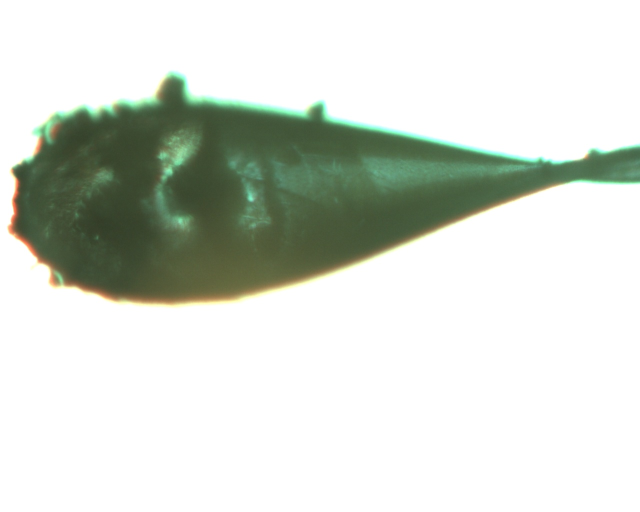
#> input picture AMX/Crystal/EPICS159.jpg, 1280 x 1024 px, given in place of T201607067.jpg, which was not available (shown at 1/2 size)
$ python spiral.py   (Python 2 division)   (older library calls are emulated)
#> lines starting #> are read from the running program, lines starting #| are printed output that depends on the picture; after the words box and inside, x2 and y2 are one past the last pixel; in counts of white or black regions, pixels touching at a corner belong together; pictures that were not available may be replaced by others from this repository, and a replacement may not be noted
### Poster/Crystals/cvlib.py
"""
BNL NSLS-2 Computer Vision Module
Author: William Watson
Date: 2016-7-14

This Module contains numerous functions designed to
help in the data manipulation of images on the Beam-lines within NSLS-2.
It Uses the numpy and cv2 libraries to construct a simple module to
make image processing and computer vision easier, faster, and more compact.
"""

# DEPENDENCIES
import cv2
import numpy as np
import sys
import time
from matplotlib import pyplot as plt
import matplotlib
from epics import caget, caput


# VERSION
__version__ = "0.5.4.1"
__opencv__ = cv2.__version__
__npversion__ = np.version.version
__sysver__ = sys.version
__matplotlibver__ = matplotlib.__version__


# GLOBAL VARS
colorMap_flag = {"autumn":0, "bone":1, "jet":2, "winter":3, "rainbow":4, "ocean":5, "summer":6, "spring":7, "cool":8, "hsv":9, "pink":10, "hot":11}
border_flag = {"constant":0, "reflect":2, "reflect101":4, "replicate":1, "default":4, "wrap":3}
EPICSTYPE = {1 : np.uint16 , 0 : np.uint8, 2:np.uint32, 3: np.uint64}
EPICSCOLOR = {0: "gray", 1: "bayer", 2: "RBG1"}

#######################################################################################

# EXPERIMENTAL SECTION - ALL NEW METHODS GO HERE FIRST FOR TESTING
#FIX FIX FIX

# METHODS KNOWN TO BE BROKEN / Need Further Looking!!!!!!!!!


# [467 lines left out: functions backgroundSubtract, enhance, watershed, drawHarrisSubPixel, depthImg, sharpen and 16 more, not called in this run]


def meanVal(img):
        """
        Returns the Mean Color (Regular Img) / Mean Intensity (Grayscale)

        Params:
	* img - image

        Returns:
	* Mean Color / Mean Image
        """
	mean = cv2.mean(img)
	if img is None:
		print "ERROR: MeanValue: Sent in None-Type Object"
		return -1
	if len(img.shape) == 3:
		return (mean[0], mean[1], mean[2])
	elif len(img.shape) == 2:
		return (mean[0])
	else:
		return mean


# [15 lines left out: function flip, not called in this run]


def mask(img, invert=False):
        """
        Finds the mask for an image

        Params:
	* img - image
	* invert - OPTIONAL - def False; if def, returns mask, if True, returns bitwise not of mask

        Returns:
	* mask
        """
	imgray = grayscale(img) #.cvtColor(img, cv2.COLOR_BGR2GRAY)
	ret, mask = cv2.threshold(imgray, 10, 255, cv2.THRESH_BINARY)
	mask_inv = cv2.bitwise_not(mask)
	if not invert:
		return mask
	else:
		return mask_inv


# [31 lines left out: functions copy, filterCnts, not called in this run]


def cntInfo(img, cnt):
        """
        Returns pertinent information regarding a contour

        Params:
	* img - image
	* cnt - contour

        Returns:
	* dictionary of cnt info
        """
	pts = extremePoints(cnt)
	roi = crop(img, pts["L"][0], pts["T"][1], pts["R"][0], pts["B"][1])
	m = minMaxLoc(roi)
	m["minLoc"] = (m["minLoc"][0] + pts["L"][0], m["minLoc"][1] + pts["T"][1])
	m["maxLoc"] = (m["maxLoc"][0] + pts["L"][0], m["maxLoc"][1] + pts["T"][1])
	cross = abs(pts["L"][0] - pts["R"][0])
	height = abs(pts["T"][1] - pts["B"][1])
	cent = centroid(cnt)
	angle = orientation(cnt)
	areaVal = area(cnt)
	per = perimeter(cnt)
	ar = aspectRatio(cnt)
	ext = extent(cnt)
	sold = solidity(cnt)
	eqD = equivalentDiameter(cnt)
	me = meanVal(grayscale(roi))
	su = sumPixel(grayscale(roi))
	d = {"sum intensity":su, "mean intensity":me, "area":areaVal, "perimeter":per, "aspect ratio":ar, "extent":ext,"solidity":sold, "equivalent diameter":eqD, "width": cross, "height" : height, "centroid" : cent, "extrema" : pts, "min":m["minLoc"], "max":m["maxLoc"], "orientation" : angle}
	return d


def sumPixel(img):
        """
        Sums all of the pixels in an image
        Best for Grayscale

        Params:
	* image

        Returns:
	* sum of pixel values
        """
        ret = cv2.sumElems(img)
        if len(img.shape) == 2:
                return ret[0]
        else:
                return (ret[0], ret[1], ret[2])


# [122 lines left out: functions poi, scalarInfo, printCntInfo, printDic, plotPOI, cntInfoMult and 2 more, not called in this run]


def minMaxLoc(img):
        """
        Returns the Max Val, Min Val, and Locations

        Params:
	* img - image

        Returns:
	* (minVal, maxVal, minLoc, maxLoc) in dicitonary format
        """
	maskVar = mask(img)
	pt = cv2.minMaxLoc(grayscale(img), maskVar)
	d = {"minVal": pt[0], "maxVal":pt[1], "minLoc":pt[2], "maxLoc":pt[3]}
	return d


# [140 lines left out: functions findMax, findMin, add, addWeight, bitAnd, bitOr and 3 more, not called in this run]


def crop(img, x0, y0, x1, y1):
        """
        Image Crop: Returns a Crop Img
        Can be Used for ROI

        Params:
	* img - image
	* x0 - X Position (start)
	* y0 - Y Position (start)
	* x1 - X End Position
	* y1 - Y End Position

        Returns:
	* imgROI - from [y:y+h, x:x+w]
        """
	crop = img[y0:y1, x0:x1]
	return crop


# [68 lines left out: functions cropPt, roi, cropCnt, hsv, not called in this run]


def grayscale(img):
        """
        Returns a grayscale version of img

        Params:
	* img - image

        Returns:
	* Grayscale image
        """
	if img is None:
		print "Img is None"
		sys.exit()
	if len(img.shape) > 2:
		return cv2.cvtColor(img, cv2.COLOR_BGR2GRAY)
	else:
		return img


# [14 lines left out: function cvtColor, not called in this run]


def applyColorMap(img, flag):
        """
        Apply a Color map to an img

        Params:
	* img - image
	* flag - string flag or corresponding int found in getColorMapFlags()

        Returns:
	* img in color map
        """
	if isinstance(flag, basestring):
		flag = flag.lower()
		gray = grayscale(img)
		res = cv2.applyColorMap(gray, colorMap_flag[flag])
		return res
	else:
		gray = grayscale(img)
		return cv2.applyColorMap(gray, flag)


# [129 lines left out: functions applyJET, applyHSV, getColorMapFlags, bgr2hsv, colorFlags, trackObject and 2 more, not called in this run]


def centroid(cnt):
        """
        Returns the centroid to a given contour

        Params:
	* cnt - contour

        Returns:
	* (cx, cy) -> Pixel Position of the Centroid
        """
	M = cv2.moments(cnt)
	cx = int(M['m10']/M['m00'])
	cy = int(M['m01']/M['m00'])
	return (cx, cy)


# [14 lines left out: function centroidFloat, not called in this run]


def plotCentroid(img, cnt, radius = 3, color=(255, 255, 0)):
        """
        Plots a centroid onto an image from a given contour

        Params:
	* cnt - contour
	* img - image to modify
	* color - OPTIONAL - specify color of centroid cross

        Returns:
        * Centroid Pixel Coord
        """
	cx, cy = centroid(cnt)
	drawCircle(img, (cx, cy), radius = radius, color = color)
	return (cx, cy)


def sort(contours):
        """
        Sorts a list of contours by number of points, in descending order

        Params:
	* contours - list of contours to sort

        Returns:
	* Sorted list of contour objects such that the largest contour is first
        """
	return sorted(contours, reverse=True, key=len)


# [13 lines left out: function sortList, not called in this run]


def findContours(img, thresh=127, val=255):
        """
        Returns the contours to a given image, sorted by size of contour

        Params:
	* img - Image to find contours in
	* thresh - OPTIONAL - threhsold value used
	* val - OPTIONAL - value to set items in threshold

        Returns:
	* Sorted List of Contours found in img
        """
	gray = grayscale(img)
	ret, binary = cv2.threshold(gray, thresh, val, cv2.THRESH_BINARY_INV)
	bina, contours, hierarchy = cv2.findContours(binary, cv2.RETR_TREE, cv2.CHAIN_APPROX_SIMPLE)
	errorCheckContour(contours)
	return sort(contours)


# [16 lines left out: function findCntHierarchy, not called in this run]


def errorCheckContour(contours):
        """
        Error checks the contours in images and stops program if something is wrong

        Params:
	* contours - list of contours to error check
        """
	if contours is None:
		print "ERROR: FindContours: Missing objects: No contours found, please check image...\n"
		sys.exit() # maybe return false?


# [14 lines left out: function contourApprox, not called in this run]


def aspectRatio(cnt):
        """
        Returns the Aspect Ratio (Ratio of width to height of bounding rectangle)

        Params:
	* cnt - contour

        Returns:
	* Aspect Ratio of cnt
        """
	x, y, w, h = cv2.boundingRect(cnt)
	return float(w) / h


def extent(cnt):
        """
        Returns the Extent (Ratio of contour area to bounding rectangle area)

        Params:
	* cnt - contour

        Returns:
	* Extent of cnt
        """
	area = cv2.contourArea(cnt)
	x, y, w, h = cv2.boundingRect(cnt)
	rect_area = w*h
	return float(area)/rect_area


# [44 lines left out: functions boundingRect, boundingRectPoints, minEncloseCircle, not called in this run]


def solidity(cnt):
        """
        Returns the Solidity (Ratio of area to convex hull area)

        Params:
	* cnt - contour

        Returns:
	* Solidity of cnt
        """
	area = cv2.contourArea(cnt)
	hull = cv2.convexHull(cnt)
	hull_area = cv2.contourArea(hull)
	return float(area) / hull_area


def area(cnt):
        """
        Returns area of cnt

        Params:
	* cnt - contour

        Returns:
	* Area of cnt
        """
	return cv2.contourArea(cnt)


# [24 lines left out: functions moments, huMoments, not called in this run]


def perimeter(cnt):
        """
        Returns the Contour Perimeter

        Params:
	* cnt - contour

        Returns:
	* Perimeter of cnt
        """
	return cv2.arcLength(cnt, True)


def equivalentDiameter(cnt):
        """
        Returns the Equivalent Diameter (Circle whose area is same as cnt area)

        Params:
	* cnt = contour

        Returns:
	* Equivalent Diameter
        """
	return np.sqrt(4 * (cv2.contourArea(cnt)) / np.pi)


# [12 lines left out: function fitEllipse, not called in this run]


def orientation(cnt):
        """
        Returns the Orientation of the Object

        Params:
	* cnt - Contour

        Returns:
	* Angle at which object is directed
        """
	(x,y), (MA, ma), angle = cv2.fitEllipse(cnt)
	return angle


# [12 lines left out: function axis, not called in this run]


def drawContour(img, cnt, color=(0, 255, 0), thickness=2):
        """
        Draws a contour onto an image

        Params:
	* img - image to draw on
	* cnt - contour to draw
	* color - OPTIONAL - color of cnt, default is (0, 255, 0)
	* thickness - OPTIONAL - thickness of cnt line, default is 2
        """
	cv2.drawContours(img, [cnt], 0, color, thickness)


# [11 lines left out: function drawContours, not called in this run]


def extremePointsTup(cnt):
        """
        Returns the Extreme Points of a contour

        Params:
	* cnt - contour

        Returns:
	* (LeftMost, RightMost, TopMost, BottomMost)
        """
	leftmost = tuple(cnt[cnt[:,:,0].argmin()][0])
	rightmost = tuple(cnt[cnt[:,:,0].argmax()][0])
	topmost = tuple(cnt[cnt[:,:,1].argmin()][0])
	bottommost = tuple(cnt[cnt[:,:,1].argmax()][0])
	return (leftmost, rightmost, topmost, bottommost)


def extremePoints(cnt):
        """
        Extreme Points Dictionary

        Params:
	* cnt - contour

        Returns:
	* Dictionary of extrema, such that L = Left, R = Right, T = Top, B = Bottom
        """
	pts = extremePointsTup(cnt)
	d = {"L":pts[0], "R":pts[1], "T":pts[2], "B":pts[3]}
	return d


# [14 lines left out: function cropCnt, not called in this run]


def plotPoint(img, point, radius = 3, color = (0, 0, 255)):
        """
        Plots a single point onto an image

        Params:
	* img - image
	* point - pixel tuple to plot at (x, y)
	* radius - OPTIONAL - radius of point to be plotted
	* color - OPTIONAL - color of pixel to be plotted
        """
	drawCircle(img, point, radius = radius, color=color)


def plotPoints(img, points, radius = 3, color= (0, 0, 255)):
        """
        Plots a list of points onto an img

        Params:
	* img - image
	* points - list of points to plot
	* radius - OPTIONAL - radius of points to be plotted
	* color - OPTIONAL - color of points to plot, default is (0, 0, 255)
        """
	for pt in points:
		drawCircle(img, pt, radius = radius, color = color)


def drawCircle(img, center, radius = 3, color = (0,0,255), fill = -1):
        """
        Draws a circle at a point with given radius onto img.

        Params:
	* img - image
	* center - (x,y) center of circle
	* radius - OPTIONAL - radius of circle, default is 3
	* color - OPTIONAL - default is (0, 0, 255) - RED
	* fill - OPTIONAL - default is -1, change for outline thickness
        """
	cv2.circle(img, center, radius, color, fill)


# [149 lines left out: functions drawLine, drawRectangle, drawEllipse, drawFitEllipse, imgProp, size and 4 more, not called in this run]


def binaryThreshold(img, threshVal = 127, maxVal = 255, invert=True):
        """
        Returns a binary threshold of the image

        Params:
        * img - image to threshold
	* threshVal - OPTIONAL - threshold value to classify pixels Default 127
	* maxVal - OPTIONAL - value to be given if pixel over threshVal. Default 255
	* invert - OPTIONAL - True means inverts binary threshold (white to black, vice versa), false otherwise. Default True

        Returns:
	* threshold image
        """
	gray = grayscale(img)
	if invert:
		ret, thresh = cv2.threshold(img, threshVal, maxVal, cv2.THRESH_BINARY_INV)
	else:
		ret, thresh = cv2.threshold(img, threshVal, maxVal, cv2.THRESH_BINARY)
	return thresh


# [123 lines left out: functions adaptiveMeanThreshold, adaptiveGaussianThreshold, otsu, rotate, edgeDetect, eqHist and 1 more, not called in this run]


def load(filename, flag=None):
        """
        Loads an image from a file name and returns it in color mode (default).
        Safety check if img fails to load.

        Params:
	* filename - filename of image
	* flag - OPTIONAL - open mode: 1 = COLOR, 0 = GRAYSCALE, -1 = UNCHANGED

        Returns:
        * Loaded Img if sucessful
        """
#> called with filename = 'spiral/T201607067.jpg'
	if flag is None:
		img = cv2.imread(filename)
#> img is the input picture: shape (1024, 1280, 3); mean B, G, R 209.9, 218.1, 212.6
	elif flag is 1 or flag is 0 or flag is -1:
		img = cv2.imread(filename, flag)
	else:
		print "ERROR: Load: Incorrect flag parameter: " + str(flag) + "\n"
		sys.exit()
	if img is None:
		print "ERROR: Load: Image not found/supported at: " + str(filename) + "\n"
		sys.exit()
	else:
		return img


# [337 lines left out: functions fetchImg, epicscaget, epicscaput, epicscainfo, getColorFlag, backProjection and 11 more, not called in this run]


def displayImgs(imgs, titles = None, wait=0):
        """
        Displays a list of images

        Parms:
	* imgs - list of images
	* titles - OPTIONAL - list of titles of images
        * wait - OPTIONAL - wait time in ms ffor screen; def: 0 - INDEFINITE
        """
	if len(imgs) > 100:
		print "WARNING: DisplayImgs: List is of length " + str(len(imgs))
		print "Please reduce list size to avoid improper display"
		return
	if titles is None:
		count = 1
		for i in imgs:
			cv2.namedWindow("IMAGE" + str(count), cv2.WINDOW_NORMAL)
			cv2.imshow("IMAGE" + str(count), i)
			count += 1
	else:
		count = 0
		for i in imgs:
			cv2.namedWindow(titles[count], cv2.WINDOW_NORMAL)
			cv2.imshow(titles[count], i)
			count += 1
	cv2.waitKey(wait) & 0xFF
	cv2.destroyAllWindows()


# [938 lines left out: functions filter2D, blur, gaussianBlur, medianBlur, bilateralFilter, adaptiveBilateralFilter and 42 more, not called in this run]

# End of File

### Poster/Crystals/spiral.py
import cvlib

filename = "spiral/T201607067.jpg" #4-7
img = cvlib.load(filename)
gray = cvlib.grayscale(img)
#> in grayscale, `return cv2.cvtColor(img, cv2.COLOR_BGR2GRAY)`:
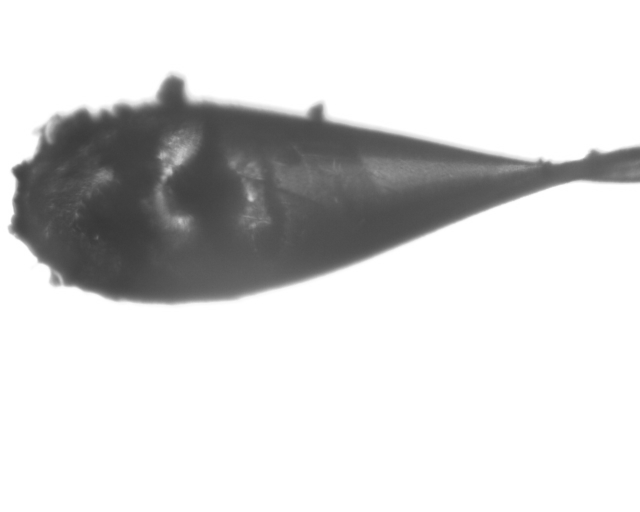
#> returned value: shape (1024, 1280) (shown at 1/2 size); min 54, max 255, mean 215.5
#hsv = cvlib.applyJET(img)
lap = cvlib.binaryThreshold(gray, threshVal=55)
#> in binaryThreshold, `ret, thresh = cv2.threshold(img, threshVal, maxVal, cv2.THRESH_BINARY_..`:
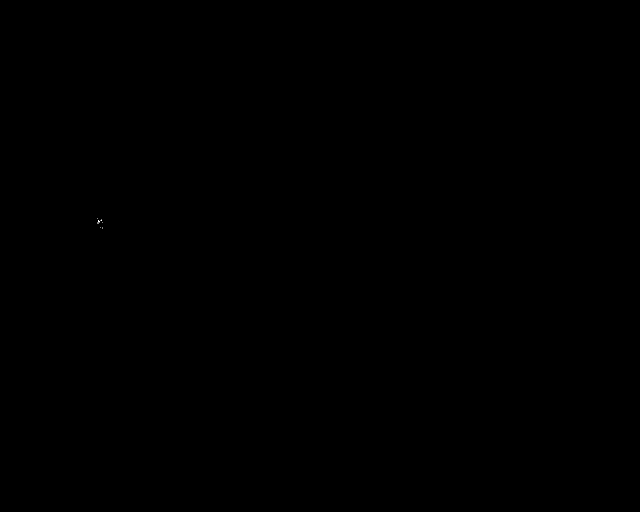
#> thresh: shape (1024, 1280) (shown at 1/2 size); 0% white in thin lines or dots, all inside (x1, y1, x2, y2) = (194, 436, 206, 457)
#> in binaryThreshold, `ret, thresh = cv2.threshold(img, threshVal, maxVal, cv2.THRESH_BINARY_..`: ret = 55

contours = cvlib.findContours(lap)
#> in findContours, `ret, binary = cv2.threshold(gray, thresh, val, cv2.THRESH_BINARY_INV)`: ret = 127
#> in findContours, `bina, contours, hierarchy = cv2.findContours(binary, cv2.RETR_TREE, cv..`: contours = 9 contours, 8 with area under 20; largest, box (x1, y1, x2, y2) and area: (0, 0, 1280, 1024) 1308417

m = cvlib.cntInfo(img, contours[0])
#> in extremePointsTup, `leftmost = tuple(cnt[cnt[:,:,0].argmin()][0])`: leftmost = (195, 440)
#> in extremePointsTup, `rightmost = tuple(cnt[cnt[:,:,0].argmax()][0])`: rightmost = (200, 443)
#> in extremePointsTup, `topmost = tuple(cnt[cnt[:,:,1].argmin()][0])`: topmost = (196, 439)
#> in extremePointsTup, `bottommost = tuple(cnt[cnt[:,:,1].argmax()][0])`: bottommost = (199, 445)
#> in extremePoints, `pts = extremePointsTup(cnt)`: pts = ((195, 440), (200, 443), (196, 439), (199, 445))
#> in extremePoints, `d = {"L":pts[0], "R":pts[1], "T":pts[2], "B":pts[3]}`: d = {'L': (195, 440), 'R': (200, 443), 'T': (196, 439), 'B': (199, 445)}
#> in cntInfo, `pts = extremePoints(cnt)`: pts has the same summary as d in extremePoints
#> in mask, `imgray = grayscale(img)`: imgray = [[57, 58, 58, 57, 57], [57, 55, 55, 57, 59], [56, 55, 55, 57, 59], [56, 55, 55, 56, 57], [56, 56, 55, 55, 55], [57, 57, 56, 56, 55]]
#> in mask, `ret, mask = cv2.threshold(imgray, 10, 255, cv2.THRESH_BINARY)`: mask = [[255, 255, 255, 255, 255], [255, 255, 255, 255, 255], [255, 255, 255, 255, 255], [255, 255, 255, 255, 255], [255, 255, 255, 255, 255], [255, 255, 255, 255, 255]]
#> in mask, `mask_inv = cv2.bitwise_not(mask)`: mask_inv = [[0, 0, 0, 0, 0], [0, 0, 0, 0, 0], [0, 0, 0, 0, 0], [0, 0, 0, 0, 0], [0, 0, 0, 0, 0], [0, 0, 0, 0, 0]]
#> in minMaxLoc, `maskVar = mask(img)`: maskVar has the same summary as mask in mask
#> in minMaxLoc, `pt = cv2.minMaxLoc(grayscale(img), maskVar)`: pt = (55, 59, (1, 1), (4, 1))
#> in minMaxLoc, `d = {"minVal": pt[0], "maxVal":pt[1], "minLoc":pt[2], "maxLoc":pt[3]}`: d = {'minVal': 55, 'maxVal': 59, 'minLoc': (1, 1), 'maxLoc': (4, 1)}
#> in cntInfo, `m = minMaxLoc(roi)`: m has the same summary as d in minMaxLoc
#> in cntInfo, `cross = abs(pts["L"][0] - pts["R"][0])`: cross = 5
#> in cntInfo, `height = abs(pts["T"][1] - pts["B"][1])`: height = 6
#> in centroid, `M = cv2.moments(cnt)`: M = moments, m00 16.5, centre m10/m00, m01/m00 = (197.3, 441.9)
#> in centroid, `cx = int(M['m10']/M['m00'])`: cx = 197
#> in centroid, `cy = int(M['m01']/M['m00'])`: cy = 441
#> in cntInfo, `cent = centroid(cnt)`: cent = (197, 441)
#> in orientation, `(x,y), (MA, ma), angle = cv2.fitEllipse(cnt)`: x = 197.3; y = 441.8; MA = 3.65; ma = 7.02; angle = 140.9
#> in cntInfo, `areaVal = area(cnt)`: areaVal = 16.5
#> in cntInfo, `per = perimeter(cnt)`: per = 17.9
#> in aspectRatio, `x, y, w, h = cv2.boundingRect(cnt)`: x = 195; y = 439; w = 6; h = 7
#> in cntInfo, `ar = aspectRatio(cnt)`: ar = 0.857
#> in extent, `area = cv2.contourArea(cnt)`: area = 16.5
#> in extent, `x, y, w, h = cv2.boundingRect(cnt)`: x = 195; y = 439; w = 6; h = 7
#> in extent, `rect_area = w*h`: rect_area = 42
#> in cntInfo, `ext = extent(cnt)`: ext = 0.393
#> in solidity, `area = cv2.contourArea(cnt)`: area = 16.5
#> in solidity, `hull = cv2.convexHull(cnt)`: hull = contour of 9 points, box (x1, y1, x2, y2) (195, 439, 201, 446), area 18
#> in solidity, `hull_area = cv2.contourArea(hull)`: hull_area = 18.5
#> in cntInfo, `sold = solidity(cnt)`: sold = 0.892
#> in cntInfo, `eqD = equivalentDiameter(cnt)`: eqD = 4.58
#> in meanVal, `mean = cv2.mean(img)`: mean = (56.3, 0, 0, 0)
#> in cntInfo, `me = meanVal(grayscale(roi))`: me = 56.3
#> in sumPixel, `ret = cv2.sumElems(img)`: ret = (1689, 0, 0, 0)
#> in cntInfo, `su = sumPixel(grayscale(roi))`: su = 1689
#> m = 15 items
cvlib.plotPoints(lap, cvlib.extremePointsTup(contours[0]), radius=8)
#> the loop in plotPoints, `for pt in points:` made 4 passes
#> after the loop in plotPoints, `for pt in points:`: img: shape (1024, 1280); 0% white in thin lines or dots, all inside (x1, y1, x2, y2) = (200, 454, 206, 457)
cvlib.drawContour(lap, contours[0])
cvlib.plotPoints(img, cvlib.extremePointsTup(contours[0]), radius=8)
#> the loop in plotPoints (call 2), `for pt in points:` made 4 passes
cvlib.drawContour(img, contours[0])
#> in drawContour (call 2), `cv2.drawContours(img, [cnt], 0, color, thickness)`: img: shape (1024, 1280, 3); mean B, G, R 209.9, 218.1, 212.7
cvlib.plotPoint(img, m["max"], color=(100,100,0), radius=5)
#> in drawCircle (call 9), `cv2.circle(img, center, radius, color, fill)`: img: shape (1024, 1280, 3); mean B, G, R 209.9, 218.1, 212.7
cvlib.plotPoint(lap, m["max"], color=(100,100,0), radius=5)
cvlib.plotCentroid(lap, contours[0])
#> in plotCentroid, `cx, cy = centroid(cnt)`: cx = 197; cy = 441
#> in drawCircle (call 11), `cv2.circle(img, center, radius, color, fill)`: img: shape (1024, 1280); min 0, max 255, mean 0
print m
#> (printed output is left out)
jet = cvlib.applyColorMap(img, "jet")
#> in applyColorMap, `res = cv2.applyColorMap(gray, colorMap_flag[flag])`:
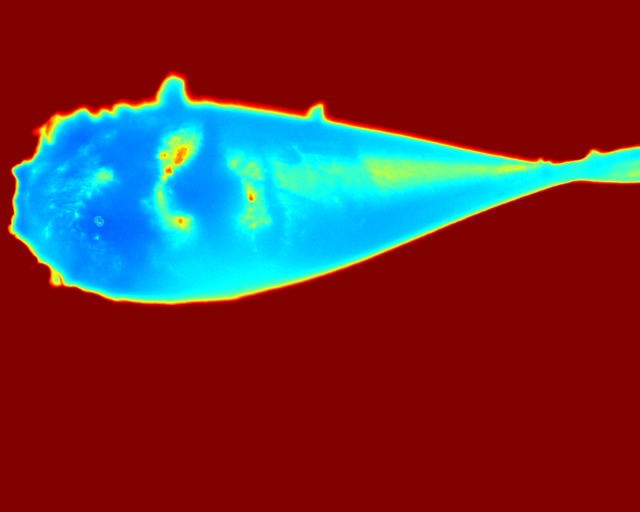
#> res: shape (1024, 1280, 3) (shown at 1/2 size); mean B, G, R 54.3, 49.5, 105.5

cvlib.displayImgs([img, lap, jet])
#> the loop in displayImgs, `for i in imgs:` made 3 passes
#> after the loop in displayImgs, `for i in imgs:`: count = 4
